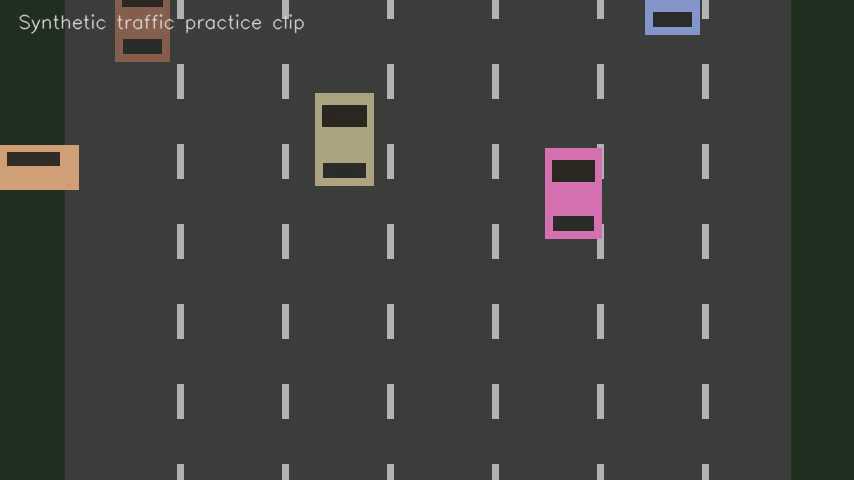
#> input picture frame 24 of projecten/PythonProject/opencv_vehicle_counter_learning_project/opencv-traffic-counter-learning/assets/synthetic_traffic.mp4, 854 x 480 px
$ python main.py
#> lines starting #> are read from the running program, lines starting #| are printed output that depends on the picture; after the words box and inside, x2 and y2 are one past the last pixel; in counts of white or black regions, pixels touching at a corner belong together
from pathlib import Path
import cv2
import numpy
VIDEO_PATH = Path("assets/synthetic_traffic.mp4")


def main():
    # STAGE 1:
    video = cv2.VideoCapture(VIDEO_PATH)
    if video.isOpened():
        print("File is open")
    frame_number = 1

    while True:
        ret, frame = video.read()
#> frame is the input picture: shape (480, 854, 3); mean B, G, R 59.3, 64, 61.7
        cv2.line(frame, (0,320), (854,320), (0,0,0), 5)
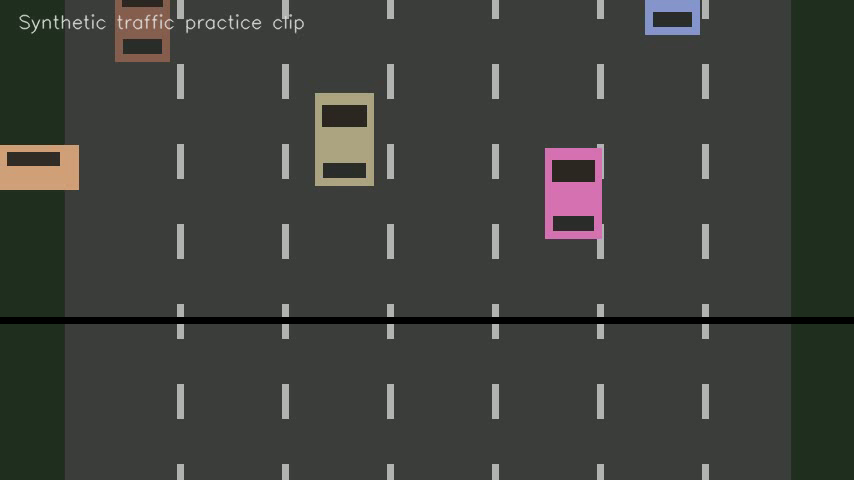
#> frame: shape (480, 854, 3); 1.46% of pixels changed, all inside (x1, y1, x2, y2) = (0, 317, 854, 324)
        frame = frame[200:460, 50:800]
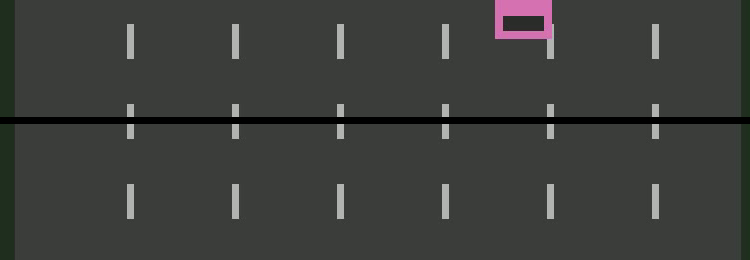
#> frame: shape (260, 750, 3); mean B, G, R 59, 61.7, 60.2
        # height, width, channels = frame.shape

        # print(height, width, channels, 30, frame_number)
        if not ret:
            break
        cv2.imshow("video", frame)
        if cv2.waitKey(33) & 0xFF == ord("q"):
#> (key q is pressed here)
           break
        frame_number+=1
    video.release()
    cv2.destroyAllWindows()


if __name__ == "__main__":
    main()

$ run again, starting later in the video
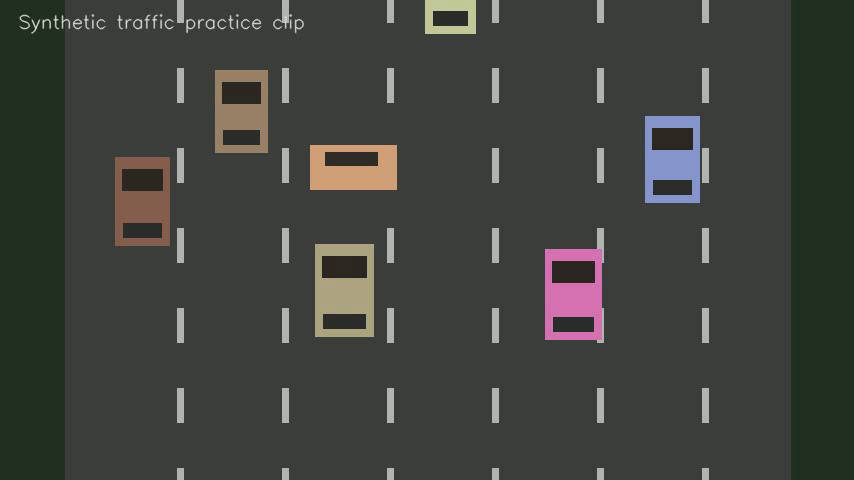
#> input picture frame 108 of projecten/PythonProject/opencv_vehicle_counter_learning_project/opencv-traffic-counter-learning/assets/synthetic_traffic.mp4, 854 x 480 px
#> in main, frame is the input picture: shape (480, 854, 3); mean B, G, R 60.2, 65.1, 63
#> in main, `cv2.line(frame, (0,320), (854,320), (0,0,0), 5)`:
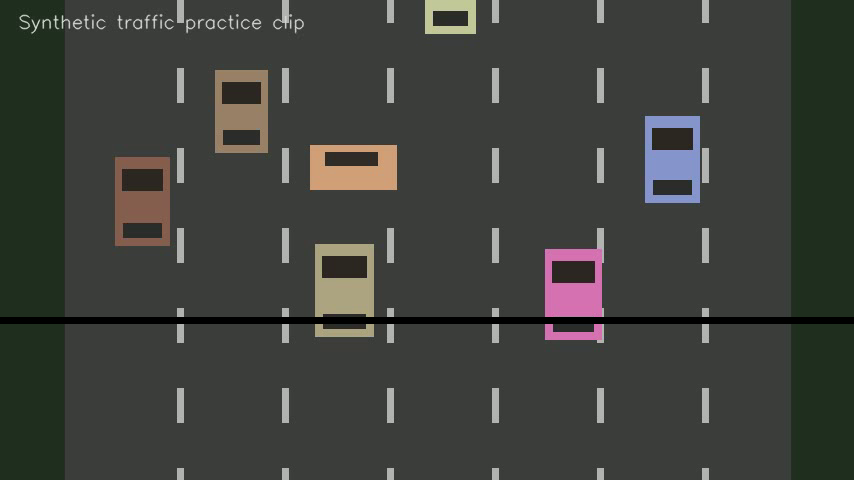
#> frame: shape (480, 854, 3); 1.46% of pixels changed, all inside (x1, y1, x2, y2) = (0, 317, 854, 324)
#> in main, `frame = frame[200:460, 50:800]`:
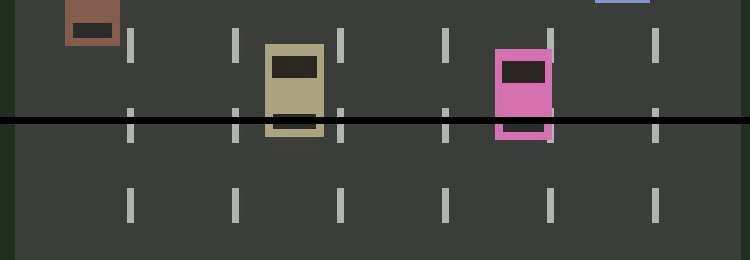
#> frame: shape (260, 750, 3); mean B, G, R 61.4, 64.3, 64.4

$ run again, starting later in the video
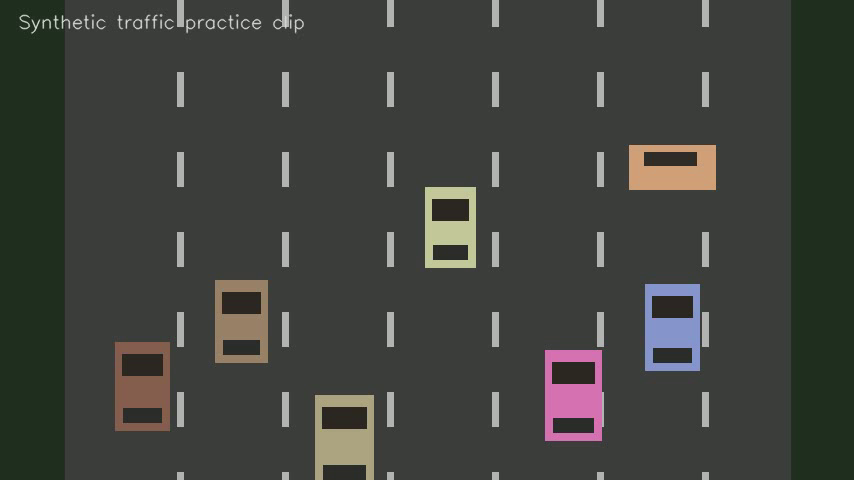
#> input picture frame 192 of projecten/PythonProject/opencv_vehicle_counter_learning_project/opencv-traffic-counter-learning/assets/synthetic_traffic.mp4, 854 x 480 px
#> in main, frame is the input picture: shape (480, 854, 3); mean B, G, R 60.5, 65.5, 63.4
#> in main, `cv2.line(frame, (0,320), (854,320), (0,0,0), 5)`:
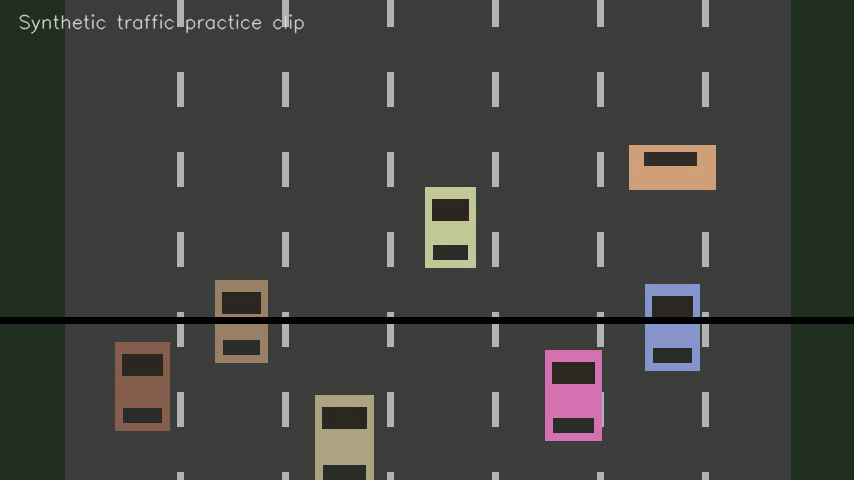
#> frame: shape (480, 854, 3); 1.46% of pixels changed, all inside (x1, y1, x2, y2) = (0, 317, 854, 324)
#> in main, `frame = frame[200:460, 50:800]`:
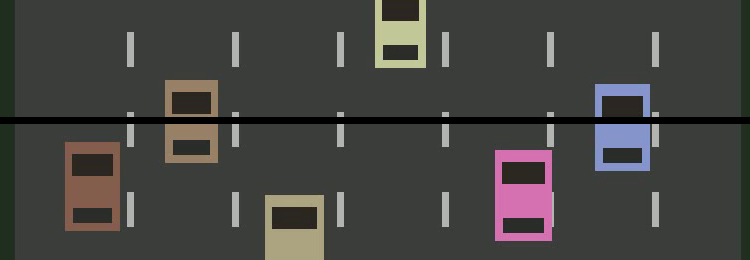
#> frame: shape (260, 750, 3); mean B, G, R 64.5, 67.2, 67.9
